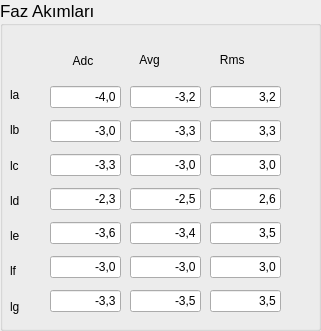
     <widget class="QGroupBox" name="FazAkimlari">
      <property name="geometry">
       <rect>
        <x>380</x>
        <y>30</y>
        <width>321</width>
        <height>331</height>
       </rect>
      </property>
      <property name="font">
       <font>
        <pointsize>13</pointsize>
       </font>
      </property>
      <property name="title">
       <string>Faz Akımları</string>
      </property>
      <widget class="QWidget" name="layoutWidget">
       <property name="geometry">
        <rect>
         <x>10</x>
         <y>80</y>
         <width>31</width>
         <height>241</height>
        </rect>
       </property>
       <layout class="QVBoxLayout" name="verticalLayout_2">
        <item>
         <widget class="QLabel" name="la">
          <property name="font">
           <font>
            <pointsize>9</pointsize>
           </font>
          </property>
          <property name="text">
           <string>la</string>
          </property>
         </widget>
        </item>
        <item>
         <widget class="QLabel" name="lb">
          <property name="font">
           <font>
            <pointsize>9</pointsize>
           </font>
          </property>
          <property name="text">
           <string>lb</string>
          </property>
         </widget>
        </item>
        <item>
         <widget class="QLabel" name="lc">
          <property name="font">
           <font>
            <pointsize>9</pointsize>
           </font>
          </property>
          <property name="text">
           <string>lc</string>
          </property>
         </widget>
        </item>
        <item>
         <widget class="QLabel" name="ld">
          <property name="font">
           <font>
            <pointsize>9</pointsize>
           </font>
          </property>
          <property name="text">
           <string>ld</string>
          </property>
         </widget>
        </item>
        <item>
         <widget class="QLabel" name="le">
          <property name="font">
           <font>
            <pointsize>9</pointsize>
           </font>
          </property>
          <property name="text">
           <string>le</string>
          </property>
         </widget>
        </item>
        <item>
         <widget class="QLabel" name="lf">
          <property name="font">
           <font>
            <pointsize>9</pointsize>
           </font>
          </property>
          <property name="text">
           <string>lf</string>
          </property>
         </widget>
        </item>
        <item>
         <widget class="QLabel" name="lg">
          <property name="font">
           <font>
            <pointsize>9</pointsize>
           </font>
          </property>
          <property name="text">
           <string>lg</string>
          </property>
         </widget>
        </item>
       </layout>
      </widget>
      <widget class="QWidget" name="layoutWidget">
       <property name="geometry">
        <rect>
         <x>50</x>
         <y>80</y>
         <width>71</width>
         <height>240</height>
        </rect>
       </property>
       <layout class="QVBoxLayout" name="verticalLayout_3">
        <item>
         <widget class="QLineEdit" name="lineEdit_13">
          <property name="font">
           <font>
            <pointsize>9</pointsize>
           </font>
          </property>
          <property name="text">
           <string>-4,0</string>
          </property>
          <property name="alignment">
           <set>Qt::AlignRight|Qt::AlignTrailing|Qt::AlignVCenter</set>
          </property>
         </widget>
        </item>
        <item>
         <widget class="QLineEdit" name="lineEdit_14">
          <property name="font">
           <font>
            <pointsize>9</pointsize>
           </font>
          </property>
          <property name="text">
           <string>-3,0</string>
          </property>
          <property name="alignment">
           <set>Qt::AlignRight|Qt::AlignTrailing|Qt::AlignVCenter</set>
          </property>
         </widget>
        </item>
        <item>
         <widget class="QLineEdit" name="lineEdit_15">
          <property name="font">
           <font>
            <pointsize>9</pointsize>
           </font>
          </property>
          <property name="text">
           <string>-3,3</string>
          </property>
          <property name="alignment">
           <set>Qt::AlignRight|Qt::AlignTrailing|Qt::AlignVCenter</set>
          </property>
         </widget>
        </item>
        <item>
         <widget class="QLineEdit" name="lineEdit_16">
          <property name="font">
           <font>
            <pointsize>9</pointsize>
           </font>
          </property>
          <property name="text">
           <string>-2,3</string>
          </property>
          <property name="alignment">
           <set>Qt::AlignRight|Qt::AlignTrailing|Qt::AlignVCenter</set>
          </property>
         </widget>
        </item>
        <item>
         <widget class="QLineEdit" name="lineEdit_17">
          <property name="font">
           <font>
            <pointsize>9</pointsize>
           </font>
          </property>
          <property name="text">
           <string>-3,6</string>
          </property>
          <property name="alignment">
           <set>Qt::AlignRight|Qt::AlignTrailing|Qt::AlignVCenter</set>
          </property>
         </widget>
        </item>
        <item>
         <widget class="QLineEdit" name="lineEdit_18">
          <property name="font">
           <font>
            <pointsize>9</pointsize>
           </font>
          </property>
          <property name="text">
           <string>-3,0</string>
          </property>
          <property name="alignment">
           <set>Qt::AlignRight|Qt::AlignTrailing|Qt::AlignVCenter</set>
          </property>
         </widget>
        </item>
        <item>
         <widget class="QLineEdit" name="lineEdit_19">
          <property name="font">
           <font>
            <pointsize>9</pointsize>
           </font>
          </property>
          <property name="text">
           <string>-3,3</string>
          </property>
          <property name="alignment">
           <set>Qt::AlignRight|Qt::AlignTrailing|Qt::AlignVCenter</set>
          </property>
         </widget>
        </item>
       </layout>
      </widget>
      <widget class="QLabel" name="Adc_2">
       <property name="geometry">
        <rect>
         <x>60</x>
         <y>50</y>
         <width>91</width>
         <height>21</height>
        </rect>
       </property>
       <property name="font">
        <font>
         <pointsize>9</pointsize>
        </font>
       </property>
       <property name="text">
        <string>    Adc</string>
       </property>
      </widget>
      <widget class="QWidget" name="layoutWidget">
       <property name="geometry">
        <rect>
         <x>130</x>
         <y>80</y>
         <width>71</width>
         <height>240</height>
        </rect>
       </property>
       <layout class="QVBoxLayout" name="verticalLayout_4">
        <item>
         <widget class="QLineEdit" name="lineEdit_20">
          <property name="font">
           <font>
            <pointsize>9</pointsize>
           </font>
          </property>
          <property name="text">
           <string>-3,2</string>
          </property>
          <property name="alignment">
           <set>Qt::AlignRight|Qt::AlignTrailing|Qt::AlignVCenter</set>
          </property>
         </widget>
        </item>
        <item>
         <widget class="QLineEdit" name="lineEdit_21">
          <property name="font">
           <font>
            <pointsize>9</pointsize>
           </font>
          </property>
          <property name="text">
           <string>-3,3</string>
          </property>
          <property name="alignment">
           <set>Qt::AlignRight|Qt::AlignTrailing|Qt::AlignVCenter</set>
          </property>
         </widget>
        </item>
        <item>
         <widget class="QLineEdit" name="lineEdit_22">
          <property name="font">
           <font>
            <pointsize>9</pointsize>
           </font>
          </property>
          <property name="text">
           <string>-3,0</string>
          </property>
          <property name="alignment">
           <set>Qt::AlignRight|Qt::AlignTrailing|Qt::AlignVCenter</set>
          </property>
         </widget>
        </item>
        <item>
         <widget class="QLineEdit" name="lineEdit_23">
          <property name="font">
           <font>
            <pointsize>9</pointsize>
           </font>
          </property>
          <property name="text">
           <string>-2,5</string>
          </property>
          <property name="alignment">
           <set>Qt::AlignRight|Qt::AlignTrailing|Qt::AlignVCenter</set>
          </property>
         </widget>
        </item>
        <item>
         <widget class="QLineEdit" name="lineEdit_24">
          <property name="font">
           <font>
            <pointsize>9</pointsize>
           </font>
          </property>
          <property name="text">
           <string>-3,4</string>
          </property>
          <property name="alignment">
           <set>Qt::AlignRight|Qt::AlignTrailing|Qt::AlignVCenter</set>
          </property>
         </widget>
        </item>
        <item>
         <widget class="QLineEdit" name="lineEdit_25">
          <property name="font">
           <font>
            <pointsize>9</pointsize>
           </font>
          </property>
          <property name="text">
           <string>-3,0</string>
          </property>
          <property name="alignment">
           <set>Qt::AlignRight|Qt::AlignTrailing|Qt::AlignVCenter</set>
          </property>
         </widget>
        </item>
        <item>
         <widget class="QLineEdit" name="lineEdit_26">
          <property name="font">
           <font>
            <pointsize>9</pointsize>
           </font>
          </property>
          <property name="text">
           <string>-3,5</string>
          </property>
          <property name="alignment">
           <set>Qt::AlignRight|Qt::AlignTrailing|Qt::AlignVCenter</set>
          </property>
         </widget>
        </item>
       </layout>
      </widget>
      <widget class="QLabel" name="Avg_2">
       <property name="geometry">
        <rect>
         <x>130</x>
         <y>50</y>
         <width>63</width>
         <height>20</height>
        </rect>
       </property>
       <property name="font">
        <font>
         <pointsize>9</pointsize>
        </font>
       </property>
       <property name="text">
        <string>   Avg</string>
       </property>
      </widget>
      <widget class="QWidget" name="layoutWidget">
       <property name="geometry">
        <rect>
         <x>210</x>
         <y>80</y>
         <width>71</width>
         <height>240</height>
        </rect>
       </property>
       <layout class="QVBoxLayout" name="verticalLayout_5">
        <item>
         <widget class="QLineEdit" name="lineEdit_27">
          <property name="font">
           <font>
            <pointsize>9</pointsize>
           </font>
          </property>
          <property name="layoutDirection">
           <enum>Qt::LeftToRight</enum>
          </property>
          <property name="autoFillBackground">
           <bool>false</bool>
          </property>
          <property name="text">
           <string>3,2</string>
          </property>
          <property name="alignment">
           <set>Qt::AlignRight|Qt::AlignTrailing|Qt::AlignVCenter</set>
          </property>
         </widget>
        </item>
        <item>
         <widget class="QLineEdit" name="lineEdit_28">
          <property name="font">
           <font>
            <pointsize>9</pointsize>
           </font>
          </property>
          <property name="text">
           <string>3,3</string>
          </property>
          <property name="alignment">
           <set>Qt::AlignRight|Qt::AlignTrailing|Qt::AlignVCenter</set>
          </property>
         </widget>
        </item>
        <item>
         <widget class="QLineEdit" name="lineEdit_29">
          <property name="font">
           <font>
            <pointsize>9</pointsize>
           </font>
          </property>
          <property name="text">
           <string>3,0</string>
          </property>
          <property name="alignment">
           <set>Qt::AlignRight|Qt::AlignTrailing|Qt::AlignVCenter</set>
          </property>
         </widget>
        </item>
        <item>
         <widget class="QLineEdit" name="lineEdit_30">
          <property name="font">
           <font>
            <pointsize>9</pointsize>
           </font>
          </property>
          <property name="text">
           <string>2,6</string>
          </property>
          <property name="alignment">
           <set>Qt::AlignRight|Qt::AlignTrailing|Qt::AlignVCenter</set>
          </property>
         </widget>
        </item>
        <item>
         <widget class="QLineEdit" name="lineEdit_31">
          <property name="font">
           <font>
            <pointsize>9</pointsize>
           </font>
          </property>
          <property name="text">
           <string>3,5</string>
          </property>
          <property name="alignment">
           <set>Qt::AlignRight|Qt::AlignTrailing|Qt::AlignVCenter</set>
          </property>
         </widget>
        </item>
        <item>
         <widget class="QLineEdit" name="lineEdit_32">
          <property name="font">
           <font>
            <pointsize>9</pointsize>
           </font>
          </property>
          <property name="text">
           <string>3,0</string>
          </property>
          <property name="alignment">
           <set>Qt::AlignRight|Qt::AlignTrailing|Qt::AlignVCenter</set>
          </property>
         </widget>
        </item>
        <item>
         <widget class="QLineEdit" name="lineEdit_33">
          <property name="font">
           <font>
            <pointsize>9</pointsize>
           </font>
          </property>
          <property name="text">
           <string>3,5</string>
          </property>
          <property name="alignment">
           <set>Qt::AlignRight|Qt::AlignTrailing|Qt::AlignVCenter</set>
          </property>
         </widget>
        </item>
       </layout>
      </widget>
      <widget class="QLabel" name="Rms_2">
       <property name="geometry">
        <rect>
         <x>210</x>
         <y>50</y>
         <width>63</width>
         <height>20</height>
        </rect>
       </property>
       <property name="font">
        <font>
         <pointsize>9</pointsize>
        </font>
       </property>
       <property name="text">
        <string>   Rms</string>
       </property>
      </widget>
     </widget>
